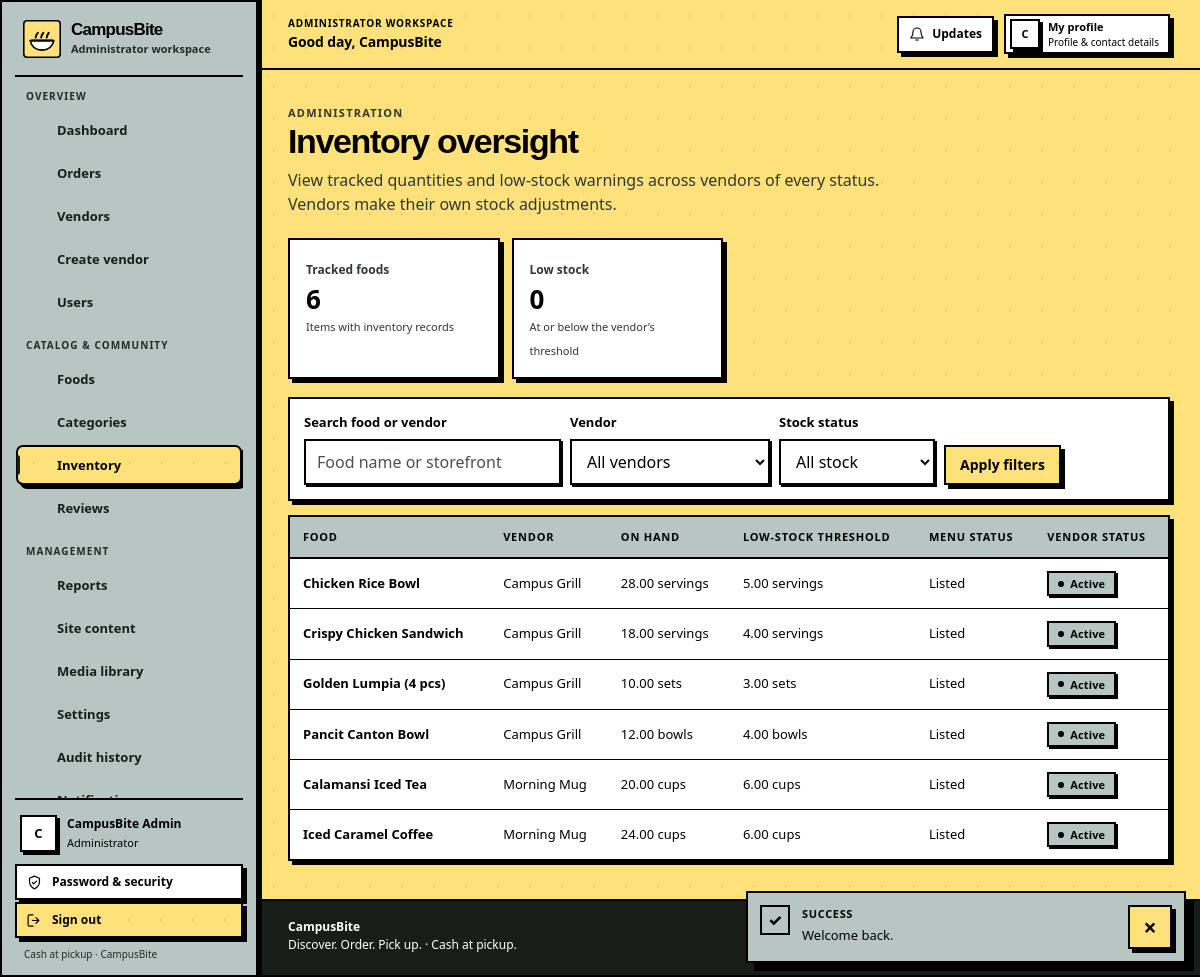
/index.php?r=admin.inventory (signed in), run on the app's committed database.
### tables this page shows
CREATE TABLE IF NOT EXISTS system_settings (
  setting_key VARCHAR(100) NOT NULL,
  setting_value TEXT NOT NULL,
  updated_by INT UNSIGNED NULL,
  updated_at DATETIME NOT NULL DEFAULT CURRENT_TIMESTAMP ON UPDATE CURRENT_TIMESTAMP,
  PRIMARY KEY (setting_key),
  CONSTRAINT fk_settings_updater FOREIGN KEY (updated_by) REFERENCES users(id) ON DELETE SET NULL
);

CREATE TABLE IF NOT EXISTS users (
  id INT UNSIGNED NOT NULL AUTO_INCREMENT,
  role_id TINYINT UNSIGNED NOT NULL,
  full_name VARCHAR(120) NOT NULL,
  email VARCHAR(190) NOT NULL,
  password_hash VARCHAR(255) NOT NULL,
  phone VARCHAR(30) NULL,
  status ENUM('PENDING','ACTIVE','SUSPENDED') NOT NULL DEFAULT 'ACTIVE',
  last_login_at DATETIME NULL,
  created_at DATETIME NOT NULL DEFAULT CURRENT_TIMESTAMP,
  updated_at DATETIME NOT NULL DEFAULT CURRENT_TIMESTAMP ON UPDATE CURRENT_TIMESTAMP,
  PRIMARY KEY (id),
  UNIQUE KEY uq_users_email (email),
  KEY idx_users_role_status (role_id, status),
  CONSTRAINT fk_users_role FOREIGN KEY (role_id) REFERENCES roles(id) ON DELETE RESTRICT
);

CREATE TABLE IF NOT EXISTS roles (
  id TINYINT UNSIGNED NOT NULL AUTO_INCREMENT,
  name VARCHAR(30) NOT NULL,
  display_name VARCHAR(60) NOT NULL,
  PRIMARY KEY (id),
  UNIQUE KEY uq_roles_name (name)
);

CREATE TABLE IF NOT EXISTS inventory (
  id INT UNSIGNED NOT NULL AUTO_INCREMENT,
  vendor_id INT UNSIGNED NOT NULL,
  food_id INT UNSIGNED NOT NULL,
  quantity DECIMAL(10,2) NOT NULL DEFAULT 0,
  unit VARCHAR(30) NOT NULL DEFAULT 'servings',
  low_stock_threshold DECIMAL(10,2) NOT NULL DEFAULT 5,
  updated_at DATETIME NOT NULL DEFAULT CURRENT_TIMESTAMP ON UPDATE CURRENT_TIMESTAMP,
  PRIMARY KEY (id),
  UNIQUE KEY uq_inventory_food (food_id),
  KEY idx_inventory_vendor_stock (vendor_id, quantity, low_stock_threshold),
  CONSTRAINT fk_inventory_vendor FOREIGN KEY (vendor_id) REFERENCES vendors(id) ON DELETE RESTRICT,
  CONSTRAINT fk_inventory_food FOREIGN KEY (food_id) REFERENCES foods(id) ON DELETE RESTRICT
);

CREATE TABLE IF NOT EXISTS foods (
  id INT UNSIGNED NOT NULL AUTO_INCREMENT,
  vendor_id INT UNSIGNED NOT NULL,
  category_id INT UNSIGNED NULL,
  media_id BIGINT UNSIGNED NULL,
  name VARCHAR(140) NOT NULL,
  slug VARCHAR(160) NOT NULL,
  description TEXT NULL,
  price DECIMAL(10,2) NOT NULL,
  prep_minutes SMALLINT UNSIGNED NOT NULL DEFAULT 10,
  is_available TINYINT(1) NOT NULL DEFAULT 1,
  is_featured TINYINT(1) NOT NULL DEFAULT 0,
  created_at DATETIME NOT NULL DEFAULT CURRENT_TIMESTAMP,
  updated_at DATETIME NOT NULL DEFAULT CURRENT_TIMESTAMP ON UPDATE CURRENT_TIMESTAMP,
  PRIMARY KEY (id),
  UNIQUE KEY uq_food_vendor_slug (vendor_id, slug),
  KEY idx_food_vendor_available (vendor_id, is_available),
  KEY idx_food_category_available (category_id, is_available),
  KEY idx_food_featured (is_featured, is_available),
  CONSTRAINT fk_foods_vendor FOREIGN KEY (vendor_id) REFERENCES vendors(id) ON DELETE RESTRICT,
  CONSTRAINT fk_foods_category FOREIGN KEY (category_id) REFERENCES food_categories(id) ON DELETE SET NULL,
  CONSTRAINT fk_foods_media FOREIGN KEY (media_id) REFERENCES media(id) ON DELETE SET NULL
);

CREATE TABLE IF NOT EXISTS vendors (
  id INT UNSIGNED NOT NULL AUTO_INCREMENT,
  user_id INT UNSIGNED NOT NULL,
  name VARCHAR(120) NOT NULL,
  slug VARCHAR(150) NOT NULL,
  description TEXT NULL,
  pickup_location VARCHAR(180) NOT NULL,
  stall_label VARCHAR(80) NULL,
  prep_minutes SMALLINT UNSIGNED NOT NULL DEFAULT 15,
  logo_media_id BIGINT UNSIGNED NULL,
  status ENUM('PENDING','ACTIVE','REJECTED','SUSPENDED') NOT NULL DEFAULT 'PENDING',
  approved_at DATETIME NULL,
  approved_by INT UNSIGNED NULL,
  created_at DATETIME NOT NULL DEFAULT CURRENT_TIMESTAMP,
  updated_at DATETIME NOT NULL DEFAULT CURRENT_TIMESTAMP ON UPDATE CURRENT_TIMESTAMP,
  PRIMARY KEY (id),
  UNIQUE KEY uq_vendors_user (user_id),
  UNIQUE KEY uq_vendors_slug (slug),
  KEY idx_vendors_status (status),
  CONSTRAINT fk_vendors_user FOREIGN KEY (user_id) REFERENCES users(id) ON DELETE RESTRICT,
  CONSTRAINT fk_vendors_logo FOREIGN KEY (logo_media_id) REFERENCES media(id) ON DELETE SET NULL,
  CONSTRAINT fk_vendors_approver FOREIGN KEY (approved_by) REFERENCES users(id) ON DELETE SET NULL
);

### views/admin/inventory.php (the view, shortened to what the rows shown need)
<div class="page-heading"><div><p class="eyebrow">Administration</p><h1>Inventory oversight</h1><p>View tracked quantities and low-stock warnings across vendors of every status. Vendors make their own stock adjustments.</p></div></div>
<?php if ($items): ?><div class="table-wrap"><table><thead><tr><th>Food</th><th>Vendor</th><th>On hand</th><th>Low-stock threshold</th><th>Menu status</th><th>Vendor status</th></tr></thead><tbody><?php foreach ($items as $item): ?><tr><td><strong><?= h($item['food_name']) ?></strong></td><td><?= h($item['vendor_name']) ?></td><td><?= h(number_format((float) $item['quantity'], 2)) ?> <?= h($item['unit']) ?><?= (float) $item['quantity'] <= (float) $item['low_stock_threshold'] ? ' · Low' : '' ?></td><td><?= h(number_format((float) $item['low_stock_threshold'], 2)) ?> <?= h($item['unit']) ?></td><td><?= (int) $item['is_available'] ? 'Listed' : 'Unlisted' ?></td><td><?php $status = $item['vendor_status']; require APP_ROOT . '/views/components/status-badge.php'; ?></td></tr><?php endforeach; ?></tbody></table></div><?php $routeName='admin.inventory'; $perPage=$limit; $queryParams=array_filter(['q'=>$query,'stock'=>$stockFilter,'vendor'=>$vendorId]); require APP_ROOT . '/views/components/pagination.php'; ?><?php else: ?><div class="empty-state"><h2>No inventory records match</h2><p>Try clearing a filter. New food records receive an inventory record when created by a vendor.</p></div><?php endif; ?>

### views/layouts/header.php (shortened to what the rows shown need)
<?php
$user = current_user();
$currentRoute = (string) ($_GET['r'] ?? 'home');
$vendorContext = $user && $user['role'] === 'VENDOR' ? current_vendor() : null;
$unreadCount = 0;
if ($user) {
    try {
        $notificationState = db_one('SELECT COALESCE(SUM(read_at IS NULL),0) AS unread_count, COALESCE(MAX(id),0) AS latest_id FROM notifications WHERE user_id=?', 'i', [(int) $user['id']]);
        $unreadCount = (int) ($notificationState['unread_count'] ?? 0);
    } catch (Throwable $e) { $unreadCount = 0; $cartCount = 0; $notificationCursor = 0; }
}
$workspaceMode = $user && in_array($user['role'], ['STUDENT', 'VENDOR', 'ADMIN'], true);
$bodyClasses = $workspaceMode ? 'workspace-body' . ($user['role'] === 'STUDENT' ? ' student-workspace-body' : '') : '';
$workspaceRoleLabel = match ($user['role'] ?? '') {
    'ADMIN' => 'Administrator',
    'VENDOR' => 'Vendor',
    'STUDENT' => 'Student',
    default => 'Account',
};
$userName = trim((string) ($user['full_name'] ?? ''));
$userFirstName = $userName !== '' ? (explode(' ', $userName)[0] ?? $userName) : 'there';
$userInitial = strtoupper(mb_substr($userFirstName, 0, 1, 'UTF-8'));
$profileImageUrl = $user && !empty($user['profile_media_id']) ? app_url('media.view', ['id' => (int) $user['profile_media_id']]) : null;
$workspaceNavGroups = [];
if (!$workspaceMode) {
    $nav = [['foods','Foods'],['vendors','Vendors'],['content&page=help','How it works']];
} else {
    $workspaceNavGroups = [
        ['label' => 'Overview', 'items' => [
            ['route' => 'admin.dashboard', 'label' => 'Dashboard', 'icon' => 'grid'],
            ['route' => 'admin.orders', 'label' => 'Orders', 'icon' => 'receipt', 'active' => ['admin.orders', 'admin.order.status']],
            ['route' => 'admin.vendors', 'label' => 'Vendors', 'icon' => 'store', 'active' => ['admin.vendors', 'admin.vendor.action']],
            ['route' => 'admin.vendor.create', 'label' => 'Create vendor', 'icon' => 'person'],
            ['route' => 'admin.users', 'label' => 'Users', 'icon' => 'people', 'active' => ['admin.users', 'admin.user.status']],
        ]],
        ['label' => 'Catalog & community', 'items' => [
            ['route' => 'admin.foods', 'label' => 'Foods', 'icon' => 'food', 'active' => ['admin.foods', 'admin.food.toggle', 'admin.food.feature']],
            ['route' => 'admin.categories', 'label' => 'Categories', 'icon' => 'layers', 'active' => ['admin.categories', 'admin.category.save', 'admin.category.toggle']],
            ['route' => 'admin.inventory', 'label' => 'Inventory', 'icon' => 'box'],
            ['route' => 'admin.reviews', 'label' => 'Reviews', 'icon' => 'star', 'active' => ['admin.reviews', 'admin.review.status']],
        ]],
        ['label' => 'Management', 'items' => [
            ['route' => 'admin.reports', 'label' => 'Reports', 'icon' => 'chart'],
            ['route' => 'admin.cms', 'label' => 'Site content', 'icon' => 'file', 'active' => ['admin.cms', 'admin.cms.save']],
            ['route' => 'admin.media', 'label' => 'Media library', 'icon' => 'image', 'active' => ['admin.media', 'admin.media.upload', 'admin.media.delete']],
            ['route' => 'admin.settings', 'label' => 'Settings', 'icon' => 'settings', 'active' => ['admin.settings', 'admin.settings.save']],
            ['route' => 'admin.audit', 'label' => 'Audit history', 'icon' => 'clock'],
            ['route' => 'notifications', 'label' => 'Notifications', 'icon' => 'bell', 'badge' => $unreadCount, 'badge_label' => 'unread notifications'],
        ]],
        ['label' => 'Account', 'items' => [
            ['route' => 'profile', 'label' => 'My profile', 'icon' => 'person', 'active' => ['profile', 'profile.save']],
        ]],
    ];
}
?>
<!doctype html>
<html lang="en">
<head>
  <title><?= h(($title ?? 'Discover campus food') . ' · ' . site_name()) ?></title>
  <link rel="stylesheet" href="https://api.fontshare.com/v2/css?f[]=cabinet-grotesk@400,500,700,800&amp;display=swap">
  <link rel="stylesheet" href="https://api.fontshare.com/v2/css?f[]=satoshi@400,500,700&amp;display=swap">
  <link rel="stylesheet" href="<?= h(APP_BASE) ?>/assets/css/app.css">
</head>
<body<?= $bodyClasses !== '' ? ' class="' . h($bodyClasses) . '"' : '' ?>>
<?php if ($workspaceMode): ?>
<div class="workspace-shell" data-workspace-layout>
  <?php require APP_ROOT . '/views/layouts/sidebar.php'; ?>
  <div class="workspace-main">
    <header class="workspace-topbar">
      <div class="workspace-topbar-leading">
        <div class="workspace-greeting">
          <span class="workspace-topbar-kicker"><?= h($workspaceRoleLabel) ?> workspace</span>
          <strong>Good day, <?= h($userFirstName) ?></strong>
        </div>
      </div>
      <div class="workspace-topbar-actions">
        <a class="workspace-updates" href="<?= h(app_url('notifications')) ?>" aria-label="Notifications<?= $unreadCount ? ', ' . (int) $unreadCount . ' unread' : '' ?>" data-live-unread-link data-live-label="Notifications" data-live-badge-class="workspace-topbar-badge">
          <svg viewBox="0 0 24 24" aria-hidden="true" focusable="false"><path d="M18 9a6 6 0 0 0-12 0c0 7-3 7-3 9h18c0-2-3-2-3-9M10 21h4"/></svg>
          <span>Updates</span><?php if ($unreadCount): ?><span class="workspace-topbar-badge" data-live-unread-badge aria-hidden="true"><?= (int) $unreadCount ?></span><?php endif; ?>
        </a>
        <a class="workspace-topbar-account" href="<?= h(app_url('profile')) ?>" aria-label="My profile">
          <span class="workspace-avatar workspace-avatar-small" aria-hidden="true"><?php if ($profileImageUrl): ?><img src="<?= h($profileImageUrl) ?>" alt=""><?php else: ?><?= h($userInitial) ?><?php endif; ?></span>
          <span class="workspace-topbar-account-label">My profile<small>Profile &amp; contact details</small></span>
        </a>
      </div>
    </header>
    <main class="site-main workspace-site-main" id="main-content">
      <div class="workspace-content">
<?php endif; ?>

### views/layouts/sidebar.php (shortened to what the rows shown need)
<aside class="workspace-sidebar" id="workspace-sidebar" aria-label="CampusBite workspace">
  <div class="workspace-sidebar-brand">
    <a class="workspace-brand" href="<?= h(app_url($user['role'] === 'ADMIN' ? 'admin.dashboard' : ($user['role'] === 'VENDOR' ? 'vendor.dashboard' : 'home'))) ?>" aria-label="<?= h(site_name()) ?> workspace home">
      <img src="<?= h(APP_BASE) ?>/assets/icons/campusbite.svg" width="38" height="38" alt="">
      <span class="workspace-brand-copy"><strong><?= h(site_name()) ?></strong><small><?= h($workspaceRoleLabel) ?> workspace</small></span>
    </a>
  </div>
  <nav class="workspace-navigation" aria-label="Workspace navigation">
    <?php foreach ($workspaceNavGroups as $group): ?>
      <div class="workspace-nav-group">
        <p class="workspace-nav-label"><?= h($group['label']) ?></p>
        <ul>
          <?php foreach ($group['items'] as $item):
            $activeRoutes = $item['active'] ?? [$item['route']];
            $isCurrent = in_array($currentRoute, $activeRoutes, true);
            $badgeCount = (int) ($item['badge'] ?? 0);
          ?>
            <li>
              <a class="workspace-nav-link<?= $isCurrent ? ' is-current' : '' ?>" href="<?= h(app_url($item['route'])) ?>"<?php if ($item['route'] === 'notifications'): ?> data-live-unread-link data-live-label="Notifications" data-live-badge-class="workspace-nav-badge" aria-label="Notifications<?= $badgeCount ? ', ' . $badgeCount . ' unread' : '' ?>"<?php endif; ?><?= $isCurrent ? ' aria-current="page"' : '' ?>>
                <svg class="workspace-nav-icon" viewBox="0 0 24 24" aria-hidden="true" focusable="false"><g fill="none" stroke="currentColor" stroke-width="1.7" stroke-linecap="round" stroke-linejoin="round"><?= $workspaceIcons[$item['icon']] ?? $workspaceIcons['grid'] ?></g></svg>
                <span class="workspace-nav-text"><?= h($item['label']) ?></span>
              </a>
            </li>
          <?php endforeach; ?>
        </ul>
      </div>
    <?php endforeach; ?>
  </nav>
  <div class="workspace-sidebar-footer">
    <div class="workspace-sidebar-user">
      <span class="workspace-avatar" aria-hidden="true"><?php if ($profileImageUrl): ?><img src="<?= h($profileImageUrl) ?>" alt=""><?php else: ?><?= h($userInitial) ?><?php endif; ?></span>
      <span class="workspace-sidebar-user-copy"><strong><?= h($userName ?: 'CampusBite user') ?></strong><small><?= h($workspaceRoleLabel) ?></small></span>
    </div>
    <a class="workspace-sidebar-security" href="<?= h(app_url('account.password')) ?>">
      <svg viewBox="0 0 24 24" aria-hidden="true" focusable="false"><path d="M12 3 19 6v5c0 4.6-2.9 8-7 10-4.1-2-7-5.4-7-10V6l7-3Z"/><path d="m9 12 2 2 4-4"/></svg>
      <span>Password &amp; security</span>
    </a>
    <form class="workspace-signout-form" method="post" action="<?= h(app_url('auth.logout')) ?>">
      <button class="workspace-signout" type="submit">
        <svg viewBox="0 0 24 24" aria-hidden="true" focusable="false"><path d="M10 4H5a2 2 0 0 0-2 2v12a2 2 0 0 0 2 2h5M14 16l4-4-4-4M18 12H9"/></svg>
        <span>Sign out</span>
      </button>
    </form>
    <p class="workspace-sidebar-footnote">Cash at pickup · CampusBite</p>
  </div>
</aside>

### views/components/status-badge.php (shortened to what the rows shown need)
<?php
$badgeStatus = strtoupper((string) ($status ?? ''));
$badgeClass = match ($badgeStatus) {
    'COMPLETED', 'ACTIVE', 'PAID', 'RESTOCK', 'PURCHASE', 'PUBLISHED' => 'status-completed',
    'PENDING', 'UNPAID', 'PREPARING', 'OPEN', 'WASTE' => 'status-pending',
    'CONFIRMED', 'READY', 'RESOLVED' => 'status-ready',
    'CANCELLED', 'REJECTED', 'NO_SHOW', 'SUSPENDED', 'HIDDEN', 'DISMISSED' => 'status-cancelled',
    default => 'status-neutral',
};
$badgeText = $badgeLabel ?? status_label($badgeStatus);
?>
<span class="badge <?= h($badgeClass) ?>"><?= h($badgeText) ?></span>

### views/layouts/footer.php (shortened to what the rows shown need)
      </div>
    </main>
    <footer class="site-footer<?= $workspaceMode ? ' workspace-footer' : '' ?>">
      <div class="container footer-inner">
        <div><strong><?= h(site_name()) ?></strong><br><span>Discover. Order. Pick up. · Cash at pickup.</span></div>
      </div>
    </footer>
<?php if ($workspaceMode): ?>
  </div>
</div>
<?php endif; ?>
</body>
</html>

### data on the page
system_settings: setting_value "CampusBite"
users: role.name "Administrator", full_name "C", full_name "CampusBite Admin", role.name "ADMINISTRATOR", full_name "CampusBite"
inventory: food.name "Chicken Rice Bowl", vendor.name "Campus Grill", quantity "28.00", unit "servings", low_stock_threshold "5.00", vendor.status "Active"
inventory: food.name "Crispy Chicken Sandwich", vendor.name "Campus Grill", quantity "18.00", unit "servings", low_stock_threshold "4.00", vendor.status "Active"
inventory: food.name "Golden Lumpia (4 pcs)", vendor.name "Campus Grill", quantity "10.00", unit "sets", low_stock_threshold "3.00", vendor.status "Active"
inventory: food.name "Pancit Canton Bowl", vendor.name "Campus Grill", quantity "12.00", unit "bowls", low_stock_threshold "4.00", vendor.status "Active"
inventory: food.name "Calamansi Iced Tea", vendor.name "Morning Mug", quantity "20.00", unit "cups", low_stock_threshold "6.00", vendor.status "Active"
inventory: food.name "Iced Caramel Coffee", vendor.name "Morning Mug", quantity "24.00", unit "cups", low_stock_threshold "6.00", vendor.status "Active"

### other printed values
$group['label'] "OVERVIEW"
$item['label'] "Dashboard"
$item['label'] "Orders"
$item['label'] "Vendors"
$item['label'] "Create vendor"
$item['label'] "Users"
$group['label'] "CATALOG & COMMUNITY"
$item['label'] "Foods"
$item['label'] "Categories"
$item['label'] "Inventory"
$item['label'] "Reviews"
$group['label'] "MANAGEMENT"
$item['label'] "Reports"
$item['label'] "Site content"
$item['label'] "Media library"
